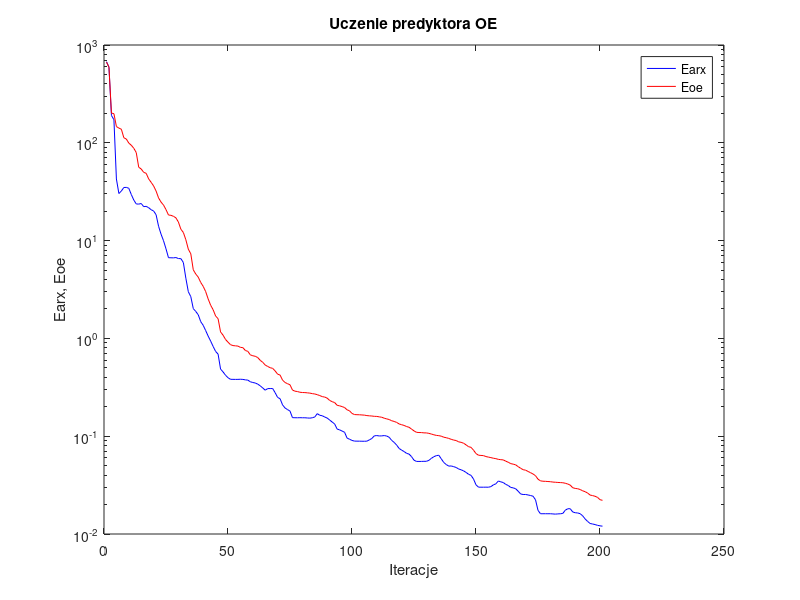
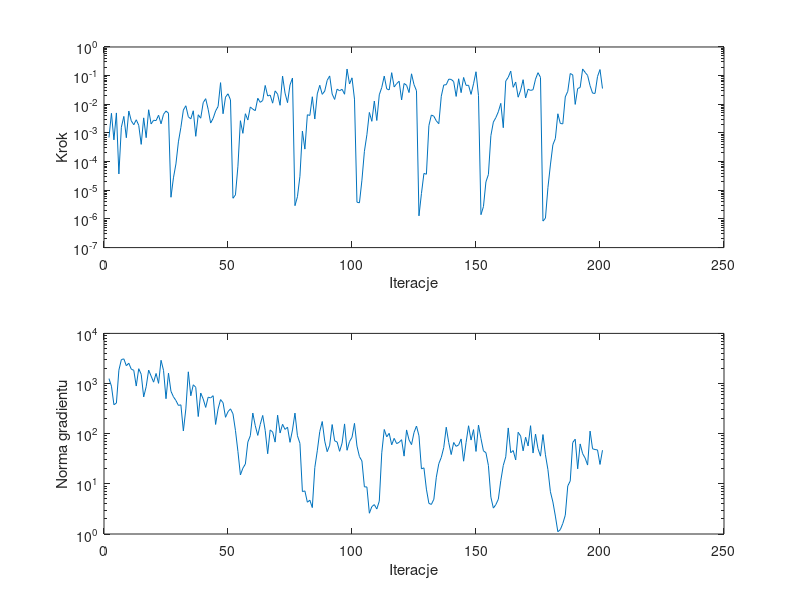

Write MATLAB code to recreate these figures, in order.
%uczenie predyktora oe
clear all;
n=0; farx(n+1)=6.762998e+002; foe(n+1)=6.681520e+002; wspucz(n+1)=0.000000e+000; ng(n+1)=0.000000e+000;
%odnowa zmiennej metryki
n=1; farx(n+1)=5.933524e+002; foe(n+1)=5.922443e+002; krok(n+1)=6.935224e-004; ng(n+1)=1.256043e+003;
n=2; farx(n+1)=1.903121e+002; foe(n+1)=2.013419e+002; krok(n+1)=4.851992e-003; ng(n+1)=8.865049e+002;
n=3; farx(n+1)=1.723041e+002; foe(n+1)=1.984066e+002; krok(n+1)=5.747417e-004; ng(n+1)=3.781058e+002;
n=4; farx(n+1)=4.267764e+001; foe(n+1)=1.466587e+002; krok(n+1)=4.997674e-003; ng(n+1)=4.082713e+002;
n=5; farx(n+1)=3.030797e+001; foe(n+1)=1.413343e+002; krok(n+1)=3.716123e-005; ng(n+1)=1.849175e+003;
n=6; farx(n+1)=3.214323e+001; foe(n+1)=1.377042e+002; krok(n+1)=1.587460e-003; ng(n+1)=3.006535e+003;
n=7; farx(n+1)=3.491431e+001; foe(n+1)=1.126136e+002; krok(n+1)=3.779179e-003; ng(n+1)=3.104791e+003;
n=8; farx(n+1)=3.500065e+001; foe(n+1)=1.093048e+002; krok(n+1)=6.822427e-004; ng(n+1)=2.267168e+003;
n=9; farx(n+1)=3.426056e+001; foe(n+1)=9.929847e+001; krok(n+1)=5.829338e-003; ng(n+1)=2.541721e+003;
n=10; farx(n+1)=2.962988e+001; foe(n+1)=9.443985e+001; krok(n+1)=2.649228e-003; ng(n+1)=1.931869e+003;
n=11; farx(n+1)=2.600604e+001; foe(n+1)=8.802270e+001; krok(n+1)=1.934772e-003; ng(n+1)=1.838095e+003;
n=12; farx(n+1)=2.371054e+001; foe(n+1)=7.951328e+001; krok(n+1)=2.885366e-003; ng(n+1)=8.913746e+002;
n=13; farx(n+1)=2.361135e+001; foe(n+1)=5.625231e+001; krok(n+1)=1.857915e-003; ng(n+1)=1.976501e+003;
n=14; farx(n+1)=2.395666e+001; foe(n+1)=5.399796e+001; krok(n+1)=3.999432e-004; ng(n+1)=1.531003e+003;
n=15; farx(n+1)=2.224456e+001; foe(n+1)=4.989393e+001; krok(n+1)=3.363630e-003; ng(n+1)=5.407755e+002;
n=16; farx(n+1)=2.239804e+001; foe(n+1)=4.878700e+001; krok(n+1)=6.847610e-004; ng(n+1)=8.635577e+002;
n=17; farx(n+1)=2.170888e+001; foe(n+1)=4.279180e+001; krok(n+1)=6.450159e-003; ng(n+1)=1.854475e+003;
n=18; farx(n+1)=2.069786e+001; foe(n+1)=3.945380e+001; krok(n+1)=2.063028e-003; ng(n+1)=1.407175e+003;
n=19; farx(n+1)=2.008954e+001; foe(n+1)=3.624283e+001; krok(n+1)=2.778799e-003; ng(n+1)=1.066101e+003;
n=20; farx(n+1)=1.840195e+001; foe(n+1)=3.211244e+001; krok(n+1)=2.701093e-003; ng(n+1)=1.588324e+003;
n=21; farx(n+1)=1.402347e+001; foe(n+1)=2.733008e+001; krok(n+1)=4.161987e-003; ng(n+1)=1.009471e+003;
n=22; farx(n+1)=1.163405e+001; foe(n+1)=2.475233e+001; krok(n+1)=2.087321e-003; ng(n+1)=2.908787e+003;
n=23; farx(n+1)=9.974155e+000; foe(n+1)=2.309210e+001; krok(n+1)=4.464102e-003; ng(n+1)=1.834565e+003;
n=24; farx(n+1)=8.240662e+000; foe(n+1)=2.074018e+001; krok(n+1)=5.829556e-003; ng(n+1)=4.982706e+002;
n=25; farx(n+1)=6.687461e+000; foe(n+1)=1.826514e+001; krok(n+1)=4.889122e-003; ng(n+1)=1.611778e+003;
%odnowa zmiennej metryki
n=26; farx(n+1)=6.672034e+000; foe(n+1)=1.813329e+001; krok(n+1)=5.714341e-006; ng(n+1)=7.011519e+002;
n=27; farx(n+1)=6.661542e+000; foe(n+1)=1.771971e+001; krok(n+1)=2.722830e-005; ng(n+1)=5.449462e+002;
n=28; farx(n+1)=6.710979e+000; foe(n+1)=1.708481e+001; krok(n+1)=8.309647e-005; ng(n+1)=4.592635e+002;
n=29; farx(n+1)=6.552924e+000; foe(n+1)=1.547725e+001; krok(n+1)=4.890003e-004; ng(n+1)=3.664893e+002;
n=30; farx(n+1)=6.542047e+000; foe(n+1)=1.306489e+001; krok(n+1)=1.564230e-003; ng(n+1)=3.762321e+002;
n=31; farx(n+1)=5.966926e+000; foe(n+1)=1.211067e+001; krok(n+1)=6.283621e-003; ng(n+1)=1.135865e+002;
n=32; farx(n+1)=4.127823e+000; foe(n+1)=1.020660e+001; krok(n+1)=8.891335e-003; ng(n+1)=3.117693e+002;
n=33; farx(n+1)=3.000666e+000; foe(n+1)=8.173314e+000; krok(n+1)=3.683227e-003; ng(n+1)=1.713858e+003;
n=34; farx(n+1)=2.672334e+000; foe(n+1)=7.324210e+000; krok(n+1)=3.096185e-003; ng(n+1)=5.704692e+002;
n=35; farx(n+1)=2.016862e+000; foe(n+1)=5.027049e+000; krok(n+1)=5.945944e-003; ng(n+1)=9.447031e+002;
n=36; farx(n+1)=1.886378e+000; foe(n+1)=4.549374e+000; krok(n+1)=7.641602e-004; ng(n+1)=8.412079e+002;
n=37; farx(n+1)=1.744498e+000; foe(n+1)=4.231969e+000; krok(n+1)=4.312903e-003; ng(n+1)=2.198367e+002;
n=38; farx(n+1)=1.483778e+000; foe(n+1)=3.732257e+000; krok(n+1)=3.271540e-003; ng(n+1)=6.478633e+002;
n=39; farx(n+1)=1.360812e+000; foe(n+1)=3.404973e+000; krok(n+1)=1.140023e-002; ng(n+1)=4.916236e+002;
n=40; farx(n+1)=1.201607e+000; foe(n+1)=3.007894e+000; krok(n+1)=1.572069e-002; ng(n+1)=3.340859e+002;
n=41; farx(n+1)=1.055798e+000; foe(n+1)=2.532450e+000; krok(n+1)=6.699412e-003; ng(n+1)=5.347574e+002;
n=42; farx(n+1)=9.389196e-001; foe(n+1)=2.184750e+000; krok(n+1)=2.213894e-003; ng(n+1)=5.169674e+002;
n=43; farx(n+1)=8.282936e-001; foe(n+1)=1.964210e+000; krok(n+1)=3.225080e-003; ng(n+1)=5.723836e+002;
n=44; farx(n+1)=7.361519e-001; foe(n+1)=1.695445e+000; krok(n+1)=5.843731e-003; ng(n+1)=1.528948e+002;
n=45; farx(n+1)=6.910663e-001; foe(n+1)=1.590028e+000; krok(n+1)=8.424126e-003; ng(n+1)=3.119125e+002;
n=46; farx(n+1)=4.854601e-001; foe(n+1)=1.164671e+000; krok(n+1)=5.694364e-002; ng(n+1)=4.782783e+002;
n=47; farx(n+1)=4.547313e-001; foe(n+1)=1.079297e+000; krok(n+1)=4.683883e-003; ng(n+1)=4.154598e+002;
n=48; farx(n+1)=4.201055e-001; foe(n+1)=9.759868e-001; krok(n+1)=1.779884e-002; ng(n+1)=2.122359e+002;
n=49; farx(n+1)=3.965080e-001; foe(n+1)=9.147157e-001; krok(n+1)=2.327615e-002; ng(n+1)=2.753313e+002;
n=50; farx(n+1)=3.817144e-001; foe(n+1)=8.631789e-001; krok(n+1)=1.423801e-002; ng(n+1)=3.131914e+002;
%odnowa zmiennej metryki
n=51; farx(n+1)=3.813129e-001; foe(n+1)=8.444481e-001; krok(n+1)=5.269152e-006; ng(n+1)=2.495954e+002;
n=52; farx(n+1)=3.809322e-001; foe(n+1)=8.396813e-001; krok(n+1)=6.890538e-006; ng(n+1)=1.164177e+002;
n=53; farx(n+1)=3.811398e-001; foe(n+1)=8.344751e-001; krok(n+1)=6.918420e-005; ng(n+1)=4.429092e+001;
n=54; farx(n+1)=3.822137e-001; foe(n+1)=8.098378e-001; krok(n+1)=2.678603e-003; ng(n+1)=1.505699e+001;
n=55; farx(n+1)=3.808853e-001; foe(n+1)=8.046470e-001; krok(n+1)=9.700243e-004; ng(n+1)=2.052836e+001;
n=56; farx(n+1)=3.767622e-001; foe(n+1)=7.524648e-001; krok(n+1)=4.692985e-003; ng(n+1)=2.486924e+001;
n=57; farx(n+1)=3.744993e-001; foe(n+1)=7.368986e-001; krok(n+1)=2.831403e-003; ng(n+1)=6.806871e+001;
n=58; farx(n+1)=3.601909e-001; foe(n+1)=6.787451e-001; krok(n+1)=8.076021e-003; ng(n+1)=9.111722e+001;
n=59; farx(n+1)=3.540874e-001; foe(n+1)=6.648017e-001; krok(n+1)=6.780831e-003; ng(n+1)=2.581662e+002;
n=60; farx(n+1)=3.498437e-001; foe(n+1)=6.560042e-001; krok(n+1)=5.997467e-003; ng(n+1)=1.443371e+002;
n=61; farx(n+1)=3.405656e-001; foe(n+1)=6.368640e-001; krok(n+1)=1.626130e-002; ng(n+1)=9.247525e+001;
n=62; farx(n+1)=3.274512e-001; foe(n+1)=5.963618e-001; krok(n+1)=1.169933e-002; ng(n+1)=1.532477e+002;
n=63; farx(n+1)=3.114320e-001; foe(n+1)=5.696366e-001; krok(n+1)=1.363820e-002; ng(n+1)=2.312019e+002;
n=64; farx(n+1)=2.953863e-001; foe(n+1)=5.346126e-001; krok(n+1)=4.544795e-002; ng(n+1)=1.159622e+002;
n=65; farx(n+1)=3.066894e-001; foe(n+1)=5.166178e-001; krok(n+1)=1.948770e-002; ng(n+1)=3.983735e+001;
n=66; farx(n+1)=3.070154e-001; foe(n+1)=5.016571e-001; krok(n+1)=2.107682e-002; ng(n+1)=1.188048e+002;
n=67; farx(n+1)=3.074030e-001; foe(n+1)=4.940050e-001; krok(n+1)=1.095618e-002; ng(n+1)=1.081602e+002;
n=68; farx(n+1)=2.787495e-001; foe(n+1)=4.652316e-001; krok(n+1)=2.941687e-002; ng(n+1)=6.795065e+001;
n=69; farx(n+1)=2.492661e-001; foe(n+1)=4.310585e-001; krok(n+1)=2.262062e-002; ng(n+1)=2.339471e+002;
n=70; farx(n+1)=2.417140e-001; foe(n+1)=4.218949e-001; krok(n+1)=9.240905e-003; ng(n+1)=1.033556e+002;
n=71; farx(n+1)=2.090333e-001; foe(n+1)=3.742937e-001; krok(n+1)=9.630670e-002; ng(n+1)=1.540584e+002;
n=72; farx(n+1)=1.943281e-001; foe(n+1)=3.542607e-001; krok(n+1)=2.452306e-002; ng(n+1)=1.217596e+002;
n=73; farx(n+1)=1.871342e-001; foe(n+1)=3.442596e-001; krok(n+1)=1.142218e-002; ng(n+1)=1.349651e+002;
n=74; farx(n+1)=1.806881e-001; foe(n+1)=3.356063e-001; krok(n+1)=4.725510e-002; ng(n+1)=6.731555e+001;
n=75; farx(n+1)=1.547688e-001; foe(n+1)=2.962754e-001; krok(n+1)=8.268560e-002; ng(n+1)=1.187189e+002;
%odnowa zmiennej metryki
n=76; farx(n+1)=1.544700e-001; foe(n+1)=2.886530e-001; krok(n+1)=2.899441e-006; ng(n+1)=2.574531e+002;
n=77; farx(n+1)=1.543629e-001; foe(n+1)=2.862063e-001; krok(n+1)=5.982479e-006; ng(n+1)=9.104999e+001;
n=78; farx(n+1)=1.546264e-001; foe(n+1)=2.814109e-001; krok(n+1)=3.079431e-005; ng(n+1)=6.422186e+001;
n=79; farx(n+1)=1.543614e-001; foe(n+1)=2.797842e-001; krok(n+1)=1.164639e-003; ng(n+1)=7.012791e+000;
n=80; farx(n+1)=1.543434e-001; foe(n+1)=2.791881e-001; krok(n+1)=2.732662e-004; ng(n+1)=7.230480e+000;
n=81; farx(n+1)=1.536167e-001; foe(n+1)=2.776282e-001; krok(n+1)=4.324280e-003; ng(n+1)=4.302236e+000;
n=82; farx(n+1)=1.530206e-001; foe(n+1)=2.758013e-001; krok(n+1)=4.083230e-003; ng(n+1)=4.719324e+000;
n=83; farx(n+1)=1.544160e-001; foe(n+1)=2.724831e-001; krok(n+1)=1.835014e-002; ng(n+1)=3.365986e+000;
n=84; farx(n+1)=1.573062e-001; foe(n+1)=2.701417e-001; krok(n+1)=3.065383e-003; ng(n+1)=2.109261e+001;
n=85; farx(n+1)=1.700809e-001; foe(n+1)=2.658194e-001; krok(n+1)=2.307159e-002; ng(n+1)=4.565926e+001;
n=86; farx(n+1)=1.636805e-001; foe(n+1)=2.602881e-001; krok(n+1)=4.614317e-002; ng(n+1)=1.102405e+002;
n=87; farx(n+1)=1.618924e-001; foe(n+1)=2.539858e-001; krok(n+1)=2.223039e-002; ng(n+1)=1.750194e+002;
n=88; farx(n+1)=1.570567e-001; foe(n+1)=2.512283e-001; krok(n+1)=2.896961e-002; ng(n+1)=7.121949e+001;
n=89; farx(n+1)=1.533084e-001; foe(n+1)=2.449856e-001; krok(n+1)=6.900644e-002; ng(n+1)=4.378971e+001;
n=90; farx(n+1)=1.461996e-001; foe(n+1)=2.320932e-001; krok(n+1)=9.759878e-002; ng(n+1)=5.899232e+001;
n=91; farx(n+1)=1.396891e-001; foe(n+1)=2.253931e-001; krok(n+1)=2.284436e-002; ng(n+1)=1.521972e+002;
n=92; farx(n+1)=1.333471e-001; foe(n+1)=2.208462e-001; krok(n+1)=1.477175e-002; ng(n+1)=7.195557e+001;
n=93; farx(n+1)=1.184343e-001; foe(n+1)=2.069419e-001; krok(n+1)=3.377395e-002; ng(n+1)=6.830811e+001;
n=94; farx(n+1)=1.160656e-001; foe(n+1)=2.044996e-001; krok(n+1)=2.977118e-002; ng(n+1)=4.452932e+001;
n=95; farx(n+1)=1.129550e-001; foe(n+1)=2.007460e-001; krok(n+1)=3.340315e-002; ng(n+1)=6.466580e+001;
n=96; farx(n+1)=1.097406e-001; foe(n+1)=1.964880e-001; krok(n+1)=2.243356e-002; ng(n+1)=1.566506e+002;
n=97; farx(n+1)=9.578488e-002; foe(n+1)=1.863042e-001; krok(n+1)=1.701816e-001; ng(n+1)=4.672681e+001;
n=98; farx(n+1)=9.310440e-002; foe(n+1)=1.818272e-001; krok(n+1)=5.112424e-002; ng(n+1)=6.957871e+001;
n=99; farx(n+1)=9.055059e-002; foe(n+1)=1.709621e-001; krok(n+1)=8.388517e-002; ng(n+1)=8.472185e+001;
n=100; farx(n+1)=8.910436e-002; foe(n+1)=1.664771e-001; krok(n+1)=1.517118e-002; ng(n+1)=1.608657e+002;
%odnowa zmiennej metryki
n=101; farx(n+1)=8.901719e-002; foe(n+1)=1.658804e-001; krok(n+1)=3.849289e-006; ng(n+1)=5.661813e+001;
n=102; farx(n+1)=8.896670e-002; foe(n+1)=1.656553e-001; krok(n+1)=3.652351e-006; ng(n+1)=3.494889e+001;
n=103; farx(n+1)=8.882883e-002; foe(n+1)=1.648890e-001; krok(n+1)=2.253084e-005; ng(n+1)=2.861530e+001;
n=104; farx(n+1)=8.879209e-002; foe(n+1)=1.642333e-001; krok(n+1)=2.288097e-004; ng(n+1)=8.703068e+000;
n=105; farx(n+1)=8.897875e-002; foe(n+1)=1.624620e-001; krok(n+1)=8.631728e-004; ng(n+1)=8.679221e+000;
n=106; farx(n+1)=9.168581e-002; foe(n+1)=1.615513e-001; krok(n+1)=5.201755e-003; ng(n+1)=2.595571e+000;
n=107; farx(n+1)=9.480816e-002; foe(n+1)=1.608753e-001; krok(n+1)=2.547833e-003; ng(n+1)=3.517385e+000;
n=108; farx(n+1)=1.008576e-001; foe(n+1)=1.596531e-001; krok(n+1)=1.299379e-002; ng(n+1)=3.853542e+000;
n=109; farx(n+1)=1.014963e-001; foe(n+1)=1.593661e-001; krok(n+1)=2.722891e-003; ng(n+1)=3.148461e+000;
n=110; farx(n+1)=1.005798e-001; foe(n+1)=1.576535e-001; krok(n+1)=2.142882e-002; ng(n+1)=4.522348e+000;
n=111; farx(n+1)=1.007641e-001; foe(n+1)=1.562616e-001; krok(n+1)=3.876686e-002; ng(n+1)=4.158209e+001;
n=112; farx(n+1)=1.015269e-001; foe(n+1)=1.527315e-001; krok(n+1)=9.656284e-002; ng(n+1)=1.213594e+002;
n=113; farx(n+1)=1.003838e-001; foe(n+1)=1.502933e-001; krok(n+1)=3.450322e-002; ng(n+1)=8.668940e+001;
n=114; farx(n+1)=9.749386e-002; foe(n+1)=1.481035e-001; krok(n+1)=3.172883e-002; ng(n+1)=1.018499e+002;
n=115; farx(n+1)=9.062109e-002; foe(n+1)=1.438834e-001; krok(n+1)=1.269085e-001; ng(n+1)=6.004868e+001;
n=116; farx(n+1)=8.644483e-002; foe(n+1)=1.415983e-001; krok(n+1)=4.017797e-002; ng(n+1)=8.076620e+001;
n=117; farx(n+1)=8.113366e-002; foe(n+1)=1.383549e-001; krok(n+1)=5.261210e-002; ng(n+1)=6.341539e+001;
n=118; farx(n+1)=7.494194e-002; foe(n+1)=1.334634e-001; krok(n+1)=6.392790e-002; ng(n+1)=6.740059e+001;
n=119; farx(n+1)=7.206142e-002; foe(n+1)=1.310586e-001; krok(n+1)=1.419977e-002; ng(n+1)=7.591184e+001;
n=120; farx(n+1)=6.971030e-002; foe(n+1)=1.289133e-001; krok(n+1)=5.335388e-002; ng(n+1)=3.570888e+001;
n=121; farx(n+1)=6.678989e-002; foe(n+1)=1.255425e-001; krok(n+1)=4.614317e-002; ng(n+1)=1.188913e+002;
n=122; farx(n+1)=6.563885e-002; foe(n+1)=1.234107e-001; krok(n+1)=2.570124e-002; ng(n+1)=7.503639e+001;
n=123; farx(n+1)=6.183932e-002; foe(n+1)=1.182789e-001; krok(n+1)=1.158784e-001; ng(n+1)=6.057577e+001;
n=124; farx(n+1)=5.684776e-002; foe(n+1)=1.133381e-001; krok(n+1)=4.864952e-002; ng(n+1)=1.052389e+002;
n=125; farx(n+1)=5.522782e-002; foe(n+1)=1.096040e-001; krok(n+1)=2.972664e-002; ng(n+1)=1.421644e+002;
%odnowa zmiennej metryki
n=126; farx(n+1)=5.521111e-002; foe(n+1)=1.090311e-001; krok(n+1)=1.281639e-006; ng(n+1)=9.090771e+001;
n=127; farx(n+1)=5.524400e-002; foe(n+1)=1.089248e-001; krok(n+1)=7.698578e-006; ng(n+1)=1.987804e+001;
n=128; farx(n+1)=5.537207e-002; foe(n+1)=1.081603e-001; krok(n+1)=3.872924e-005; ng(n+1)=2.085581e+001;
n=129; farx(n+1)=5.537011e-002; foe(n+1)=1.080803e-001; krok(n+1)=3.628732e-005; ng(n+1)=7.843553e+000;
n=130; farx(n+1)=5.662309e-002; foe(n+1)=1.069195e-001; krok(n+1)=1.797919e-003; ng(n+1)=4.081896e+000;
n=131; farx(n+1)=5.937043e-002; foe(n+1)=1.052222e-001; krok(n+1)=4.236653e-003; ng(n+1)=3.887373e+000;
n=132; farx(n+1)=6.170617e-002; foe(n+1)=1.033833e-001; krok(n+1)=3.831275e-003; ng(n+1)=4.931005e+000;
n=133; farx(n+1)=6.325909e-002; foe(n+1)=1.019483e-001; krok(n+1)=2.637175e-003; ng(n+1)=1.360396e+001;
n=134; farx(n+1)=6.387100e-002; foe(n+1)=1.012819e-001; krok(n+1)=2.104259e-003; ng(n+1)=2.525173e+001;
n=135; farx(n+1)=5.869646e-002; foe(n+1)=1.000566e-001; krok(n+1)=1.915230e-002; ng(n+1)=3.363196e+001;
n=136; farx(n+1)=5.385987e-002; foe(n+1)=9.764280e-002; krok(n+1)=4.725510e-002; ng(n+1)=5.313259e+001;
n=137; farx(n+1)=5.132861e-002; foe(n+1)=9.655445e-002; krok(n+1)=4.821088e-002; ng(n+1)=1.346194e+002;
n=138; farx(n+1)=4.944255e-002; foe(n+1)=9.492214e-002; krok(n+1)=7.549232e-002; ng(n+1)=6.671846e+001;
n=139; farx(n+1)=4.964011e-002; foe(n+1)=9.293449e-002; krok(n+1)=7.385489e-002; ng(n+1)=3.839986e+001;
n=140; farx(n+1)=4.881216e-002; foe(n+1)=9.130394e-002; krok(n+1)=6.209076e-002; ng(n+1)=6.677370e+001;
n=141; farx(n+1)=4.789930e-002; foe(n+1)=9.030876e-002; krok(n+1)=1.881905e-002; ng(n+1)=5.588470e+001;
n=142; farx(n+1)=4.620478e-002; foe(n+1)=8.757386e-002; krok(n+1)=7.765706e-002; ng(n+1)=5.979019e+001;
n=143; farx(n+1)=4.534665e-002; foe(n+1)=8.654383e-002; krok(n+1)=2.552053e-002; ng(n+1)=7.862099e+001;
n=144; farx(n+1)=4.417736e-002; foe(n+1)=8.475292e-002; krok(n+1)=8.641149e-002; ng(n+1)=2.828004e+001;
n=145; farx(n+1)=4.263403e-002; foe(n+1)=8.151610e-002; krok(n+1)=4.568872e-002; ng(n+1)=6.679914e+001;
n=146; farx(n+1)=4.080672e-002; foe(n+1)=7.812489e-002; krok(n+1)=4.616585e-002; ng(n+1)=1.439956e+002;
n=147; farx(n+1)=3.977637e-002; foe(n+1)=7.692901e-002; krok(n+1)=2.219272e-002; ng(n+1)=7.464374e+001;
n=148; farx(n+1)=3.645088e-002; foe(n+1)=7.193262e-002; krok(n+1)=5.184392e-002; ng(n+1)=1.205462e+002;
n=149; farx(n+1)=3.184363e-002; foe(n+1)=6.644142e-002; krok(n+1)=1.366796e-001; ng(n+1)=4.429126e+001;
n=150; farx(n+1)=3.012677e-002; foe(n+1)=6.391336e-002; krok(n+1)=2.038894e-002; ng(n+1)=1.484351e+002;
%odnowa zmiennej metryki
n=151; farx(n+1)=3.010822e-002; foe(n+1)=6.358295e-002; krok(n+1)=1.407631e-006; ng(n+1)=8.020072e+001;
n=152; farx(n+1)=3.009758e-002; foe(n+1)=6.333489e-002; krok(n+1)=2.693243e-006; ng(n+1)=4.549573e+001;
n=153; farx(n+1)=3.013369e-002; foe(n+1)=6.191968e-002; krok(n+1)=1.967248e-005; ng(n+1)=4.181351e+001;
n=154; farx(n+1)=3.007737e-002; foe(n+1)=6.114712e-002; krok(n+1)=3.546212e-005; ng(n+1)=2.325438e+001;
n=155; farx(n+1)=3.051340e-002; foe(n+1)=6.041238e-002; krok(n+1)=8.062699e-004; ng(n+1)=5.424223e+000;
n=156; farx(n+1)=3.179530e-002; foe(n+1)=5.954442e-002; krok(n+1)=2.396053e-003; ng(n+1)=3.285440e+000;
n=157; farx(n+1)=3.259674e-002; foe(n+1)=5.896085e-002; krok(n+1)=3.426502e-003; ng(n+1)=3.850718e+000;
n=158; farx(n+1)=3.482556e-002; foe(n+1)=5.797603e-002; krok(n+1)=5.485375e-003; ng(n+1)=4.943460e+000;
n=159; farx(n+1)=3.413728e-002; foe(n+1)=5.754691e-002; krok(n+1)=1.078150e-002; ng(n+1)=1.162748e+001;
n=160; farx(n+1)=3.358610e-002; foe(n+1)=5.724325e-002; krok(n+1)=1.525147e-003; ng(n+1)=2.332269e+001;
n=161; farx(n+1)=3.215966e-002; foe(n+1)=5.555194e-002; krok(n+1)=6.488875e-002; ng(n+1)=3.457527e+001;
n=162; farx(n+1)=3.133752e-002; foe(n+1)=5.415649e-002; krok(n+1)=8.764941e-002; ng(n+1)=1.302615e+002;
n=163; farx(n+1)=2.993146e-002; foe(n+1)=5.244679e-002; krok(n+1)=1.441658e-001; ng(n+1)=4.174256e+001;
n=164; farx(n+1)=2.963964e-002; foe(n+1)=5.178856e-002; krok(n+1)=3.917546e-002; ng(n+1)=4.611628e+001;
n=165; farx(n+1)=2.901528e-002; foe(n+1)=5.094841e-002; krok(n+1)=5.985461e-002; ng(n+1)=2.995855e+001;
n=166; farx(n+1)=2.737241e-002; foe(n+1)=4.883099e-002; krok(n+1)=1.767909e-002; ng(n+1)=1.068172e+002;
n=167; farx(n+1)=2.568282e-002; foe(n+1)=4.701743e-002; krok(n+1)=3.108824e-002; ng(n+1)=8.956996e+001;
n=168; farx(n+1)=2.533823e-002; foe(n+1)=4.544910e-002; krok(n+1)=7.224063e-002; ng(n+1)=4.551718e+001;
n=169; farx(n+1)=2.535294e-002; foe(n+1)=4.494701e-002; krok(n+1)=1.675011e-002; ng(n+1)=8.498584e+001;
n=170; farx(n+1)=2.507107e-002; foe(n+1)=4.360637e-002; krok(n+1)=3.360874e-002; ng(n+1)=5.687864e+001;
n=171; farx(n+1)=2.474416e-002; foe(n+1)=4.235318e-002; krok(n+1)=3.052860e-002; ng(n+1)=1.444144e+002;
n=172; farx(n+1)=2.434801e-002; foe(n+1)=4.107194e-002; krok(n+1)=3.222183e-002; ng(n+1)=4.116394e+001;
n=173; farx(n+1)=2.237225e-002; foe(n+1)=3.945186e-002; krok(n+1)=7.539806e-002; ng(n+1)=9.850822e+001;
n=174; farx(n+1)=1.745347e-002; foe(n+1)=3.634305e-002; krok(n+1)=1.269153e-001; ng(n+1)=5.020398e+001;
n=175; farx(n+1)=1.610949e-002; foe(n+1)=3.495086e-002; krok(n+1)=8.693674e-002; ng(n+1)=3.566119e+001;
%odnowa zmiennej metryki
n=176; farx(n+1)=1.611661e-002; foe(n+1)=3.463620e-002; krok(n+1)=8.416462e-007; ng(n+1)=9.614593e+001;
n=177; farx(n+1)=1.611848e-002; foe(n+1)=3.456066e-002; krok(n+1)=1.062537e-006; ng(n+1)=3.797395e+001;
n=178; farx(n+1)=1.611174e-002; foe(n+1)=3.440005e-002; krok(n+1)=1.234279e-005; ng(n+1)=1.920289e+001;
n=179; farx(n+1)=1.611738e-002; foe(n+1)=3.425973e-002; krok(n+1)=7.657542e-005; ng(n+1)=6.959971e+000;
n=180; farx(n+1)=1.604252e-002; foe(n+1)=3.396180e-002; krok(n+1)=3.870864e-004; ng(n+1)=4.356533e+000;
n=181; farx(n+1)=1.596851e-002; foe(n+1)=3.382518e-002; krok(n+1)=6.399708e-004; ng(n+1)=2.277708e+000;
n=182; farx(n+1)=1.605646e-002; foe(n+1)=3.365995e-002; krok(n+1)=4.672280e-003; ng(n+1)=1.110351e+000;
n=183; farx(n+1)=1.610522e-002; foe(n+1)=3.356054e-002; krok(n+1)=2.145173e-003; ng(n+1)=1.222848e+000;
n=184; farx(n+1)=1.622848e-002; foe(n+1)=3.343209e-002; krok(n+1)=2.075244e-003; ng(n+1)=1.620555e+000;
n=185; farx(n+1)=1.750670e-002; foe(n+1)=3.303368e-002; krok(n+1)=1.813820e-002; ng(n+1)=2.368831e+000;
n=186; farx(n+1)=1.812512e-002; foe(n+1)=3.243853e-002; krok(n+1)=2.835564e-002; ng(n+1)=9.069611e+000;
n=187; farx(n+1)=1.812576e-002; foe(n+1)=3.162034e-002; krok(n+1)=1.185480e-001; ng(n+1)=1.143063e+001;
n=188; farx(n+1)=1.680600e-002; foe(n+1)=2.972391e-002; krok(n+1)=1.067078e-001; ng(n+1)=6.659137e+001;
n=189; farx(n+1)=1.649936e-002; foe(n+1)=2.925221e-002; krok(n+1)=9.921120e-003; ng(n+1)=7.783781e+001;
n=190; farx(n+1)=1.641250e-002; foe(n+1)=2.903518e-002; krok(n+1)=3.557944e-002; ng(n+1)=1.993398e+001;
n=191; farx(n+1)=1.612881e-002; foe(n+1)=2.849613e-002; krok(n+1)=3.863769e-002; ng(n+1)=6.252632e+001;
n=192; farx(n+1)=1.535715e-002; foe(n+1)=2.765928e-002; krok(n+1)=1.714306e-001; ng(n+1)=3.996888e+001;
n=193; farx(n+1)=1.426235e-002; foe(n+1)=2.707373e-002; krok(n+1)=1.300618e-001; ng(n+1)=3.265888e+001;
n=194; farx(n+1)=1.345156e-002; foe(n+1)=2.624086e-002; krok(n+1)=1.016482e-001; ng(n+1)=2.370093e+001;
n=195; farx(n+1)=1.281230e-002; foe(n+1)=2.501536e-002; krok(n+1)=4.438543e-002; ng(n+1)=1.126207e+002;
n=196; farx(n+1)=1.265756e-002; foe(n+1)=2.471074e-002; krok(n+1)=2.452306e-002; ng(n+1)=5.000913e+001;
n=197; farx(n+1)=1.248806e-002; foe(n+1)=2.431209e-002; krok(n+1)=2.399905e-002; ng(n+1)=4.835676e+001;
n=198; farx(n+1)=1.226392e-002; foe(n+1)=2.369447e-002; krok(n+1)=9.326940e-002; ng(n+1)=4.745596e+001;
n=199; farx(n+1)=1.212252e-002; foe(n+1)=2.243898e-002; krok(n+1)=1.630613e-001; ng(n+1)=2.437571e+001;
n=200; farx(n+1)=1.202451e-002; foe(n+1)=2.208870e-002; krok(n+1)=3.550149e-002; ng(n+1)=4.684535e+001;

figure; semilogy(farx,'b'); hold on; semilogy(foe,'r'); xlabel('Iteracje'); ylabel('Earx, Eoe'); legend('Earx','Eoe'); title('Uczenie predyktora OE');
figure; subplot(2,1,1); semilogy(krok); xlabel('Iteracje'); ylabel('Krok');
subplot(2,1,2); semilogy(ng); xlabel('Iteracje'); ylabel('Norma gradientu');
Earx=farx(n+1)
Eoe=foe(n+1)
